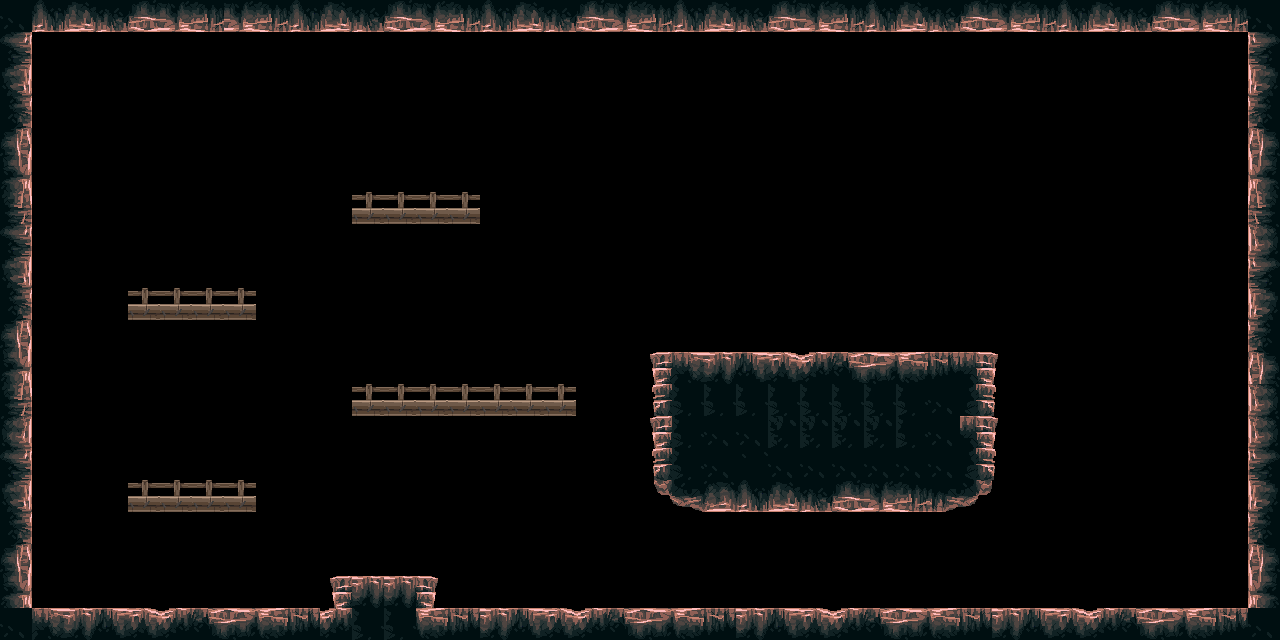

Below is a game level as drawn by its tile map, then a one-line description and the .tmx file that defines it, in full:
An orthogonal 40x20 tile map with 32x32 px tiles, 1 tile layer (Tile Layer 1), 2 tilesets.

<map version="1.5" tiledversion="1.7.2" orientation="orthogonal" renderorder="right-down" width="40" height="20" tilewidth="32" tileheight="32" infinite="0" nextlayerid="6" nextobjectid="9">
 <editorsettings>
  <export target="basic_tilemap_013.json" format="json" />
 </editorsettings>
 <tileset firstgid="1" name="main_lev_build" tilewidth="32" tileheight="32" tilecount="1024" columns="32">
  <image source="../tiles/rocky style/main_lev_build.png" width="1024" height="1024" />
  <wangsets>
   <wangset name="ground" type="mixed" tile="44">
    <wangcolor name="cave" color="#ff0000" tile="44" probability="1" />
    <wangcolor name="openair" color="#00ff00" tile="-1" probability="1" />
    <wangtile tileid="34" wangid="2,2,1,1,1,2,2,2" />
    <wangtile tileid="35" wangid="2,2,1,1,1,1,1,2" />
    <wangtile tileid="36" wangid="2,2,1,1,1,1,1,2" />
    <wangtile tileid="37" wangid="2,2,1,1,1,1,1,2" />
    <wangtile tileid="38" wangid="2,2,1,1,1,1,1,2" />
    <wangtile tileid="39" wangid="2,2,1,1,1,1,1,2" />
    <wangtile tileid="40" wangid="2,2,1,1,1,1,1,2" />
    <wangtile tileid="41" wangid="2,2,1,1,1,1,1,2" />
    <wangtile tileid="42" wangid="2,2,1,1,1,1,1,2" />
    <wangtile tileid="43" wangid="2,2,1,0,1,1,1,2" />
    <wangtile tileid="44" wangid="1,2,1,1,1,1,1,1" />
    <wangtile tileid="66" wangid="1,1,1,1,1,2,2,2" />
    <wangtile tileid="67" wangid="1,1,1,1,1,1,1,1" />
    <wangtile tileid="68" wangid="1,1,1,1,1,1,1,1" />
    <wangtile tileid="69" wangid="1,1,1,1,1,1,1,1" />
    <wangtile tileid="70" wangid="1,1,1,1,1,1,1,1" />
    <wangtile tileid="71" wangid="1,1,0,1,1,1,1,1" />
    <wangtile tileid="72" wangid="1,1,1,1,1,1,1,1" />
    <wangtile tileid="73" wangid="1,1,1,1,1,1,1,1" />
    <wangtile tileid="74" wangid="1,1,1,1,1,1,1,1" />
    <wangtile tileid="75" wangid="1,1,1,1,1,1,0,1" />
    <wangtile tileid="76" wangid="1,2,2,2,1,1,1,1" />
    <wangtile tileid="98" wangid="1,1,1,1,1,2,2,2" />
    <wangtile tileid="99" wangid="1,1,1,1,1,1,1,1" />
    <wangtile tileid="100" wangid="1,1,1,1,1,1,1,1" />
    <wangtile tileid="101" wangid="1,1,1,1,1,1,1,1" />
    <wangtile tileid="102" wangid="1,1,1,1,1,1,1,1" />
    <wangtile tileid="103" wangid="1,1,1,1,1,1,1,1" />
    <wangtile tileid="104" wangid="1,1,1,1,1,1,1,1" />
    <wangtile tileid="105" wangid="1,1,1,1,1,1,1,1" />
    <wangtile tileid="106" wangid="1,1,1,1,1,1,1,1" />
    <wangtile tileid="107" wangid="1,1,1,1,1,1,1,1" />
    <wangtile tileid="108" wangid="1,2,2,2,1,1,1,1" />
    <wangtile tileid="130" wangid="1,1,1,2,2,2,2,2" />
    <wangtile tileid="131" wangid="1,1,1,2,2,2,1,1" />
    <wangtile tileid="132" wangid="1,1,1,2,2,2,1,1" />
    <wangtile tileid="133" wangid="1,1,1,2,2,2,1,1" />
    <wangtile tileid="134" wangid="1,1,1,2,2,2,1,1" />
    <wangtile tileid="135" wangid="1,1,1,2,2,2,1,1" />
    <wangtile tileid="136" wangid="1,1,1,2,2,2,1,1" />
    <wangtile tileid="137" wangid="1,1,1,2,2,2,1,1" />
    <wangtile tileid="138" wangid="1,1,1,2,2,2,1,1" />
    <wangtile tileid="139" wangid="1,1,1,2,2,2,1,1" />
    <wangtile tileid="140" wangid="1,2,2,2,2,2,1,1" />
    <wangtile tileid="173" wangid="2,2,2,2,2,2,2,2" />
   </wangset>
  </wangsets>
 </tileset>
 <tileset firstgid="1025" source="Magic_Cliffs16.tsx" />
 <layer id="1" name="Tile Layer 1" width="40" height="20">
  <data encoding="csv">
69,134,135,136,137,138,139,138,139,134,135,136,137,138,139,134,135,136,137,138,139,134,135,136,137,138,139,134,135,136,137,138,139,134,135,136,137,138,139,69,
79,0,0,0,0,0,0,0,0,0,0,0,0,0,0,0,0,0,0,0,0,0,0,0,0,0,0,0,0,0,0,0,0,0,0,0,0,0,0,2147483727,
111,0,0,0,0,0,0,0,0,0,0,0,0,0,0,0,0,0,0,0,0,0,0,0,0,0,0,0,0,0,0,0,0,0,0,0,0,0,0,2147483759,
143,0,0,0,0,0,0,0,0,0,0,1210,0,0,0,0,0,1210,0,0,0,0,0,0,0,0,0,0,0,0,0,0,0,0,0,0,0,0,0,2147483791,
175,0,0,0,0,0,0,0,0,0,0,0,0,0,0,0,1210,1210,1210,1210,1210,0,0,0,0,0,0,0,0,0,0,0,0,0,0,0,0,0,0,2147483823,
207,0,0,0,0,0,0,0,0,0,0,0,0,0,0,0,1210,1210,1210,1210,1210,1210,0,0,0,0,0,0,0,0,0,0,0,0,0,0,0,0,0,2147483855,
239,0,0,0,0,0,0,0,0,0,0,182,182,182,182,0,0,1210,1210,1210,1210,1210,0,0,0,0,0,0,0,0,0,0,0,0,0,0,0,0,0,2147483887,
79,0,0,0,0,0,0,0,0,0,0,0,0,0,0,0,0,0,0,0,0,1210,0,0,0,0,0,0,0,0,0,0,0,0,0,0,0,0,0,2147483695,
111,0,0,0,0,0,0,0,0,0,0,0,0,0,0,0,0,0,0,0,0,0,0,0,0,0,0,0,0,0,0,0,0,0,0,0,0,0,0,2147483727,
143,0,0,0,182,182,182,182,0,0,0,0,0,0,0,0,0,0,0,0,0,0,0,0,0,0,0,0,0,0,0,0,0,0,0,0,0,0,0,2147483759,
175,0,0,0,0,0,0,0,0,0,0,0,0,0,0,0,0,0,0,0,0,0,0,0,0,0,0,0,0,0,0,0,0,0,0,0,0,0,0,2147483791,
207,0,0,0,0,0,0,0,0,0,0,0,0,0,0,0,0,0,0,0,35,36,37,38,39,40,41,42,43,44,45,46,0,0,0,0,0,0,0,2147483823,
239,0,0,0,0,0,0,0,0,0,0,182,182,182,182,182,182,182,0,0,67,68,68,68,68,68,68,68,68,69,77,78,0,0,0,0,0,0,0,2147483695,
47,0,0,0,0,0,0,0,0,0,0,0,0,0,0,0,0,0,0,0,35,68,69,69,100,100,100,100,68,69,45,46,0,0,0,0,0,0,0,2147483695,
79,0,0,0,0,0,0,0,0,0,0,0,0,0,0,0,0,0,0,0,67,68,69,101,69,69,69,69,69,69,77,78,0,0,0,0,0,0,0,2147483727,
111,0,0,0,182,182,182,182,0,0,0,0,0,0,0,0,0,0,0,0,131,132,133,134,135,136,137,138,139,140,141,0,0,0,0,0,0,0,0,2147483759,
143,0,0,0,0,0,0,0,0,0,0,0,0,0,0,0,0,0,0,0,0,0,0,0,0,0,0,0,0,0,0,0,0,0,0,0,0,0,0,2147483791,
175,0,0,0,0,0,0,0,0,0,0,0,0,0,0,0,0,0,0,0,0,0,0,0,0,0,0,0,0,0,0,0,0,0,0,0,0,0,0,2147483823,
207,0,0,0,0,0,0,0,0,0,35,37,37,2147483683,0,0,0,0,0,0,0,0,0,0,0,0,0,0,0,0,0,0,0,0,0,0,0,0,0,2147483855,
69,36,37,38,39,40,41,42,43,44,40,68,68,43,44,37,38,39,40,41,42,43,44,37,38,39,40,41,42,43,44,37,38,39,40,41,42,43,44,69
</data>
 </layer>
</map>
